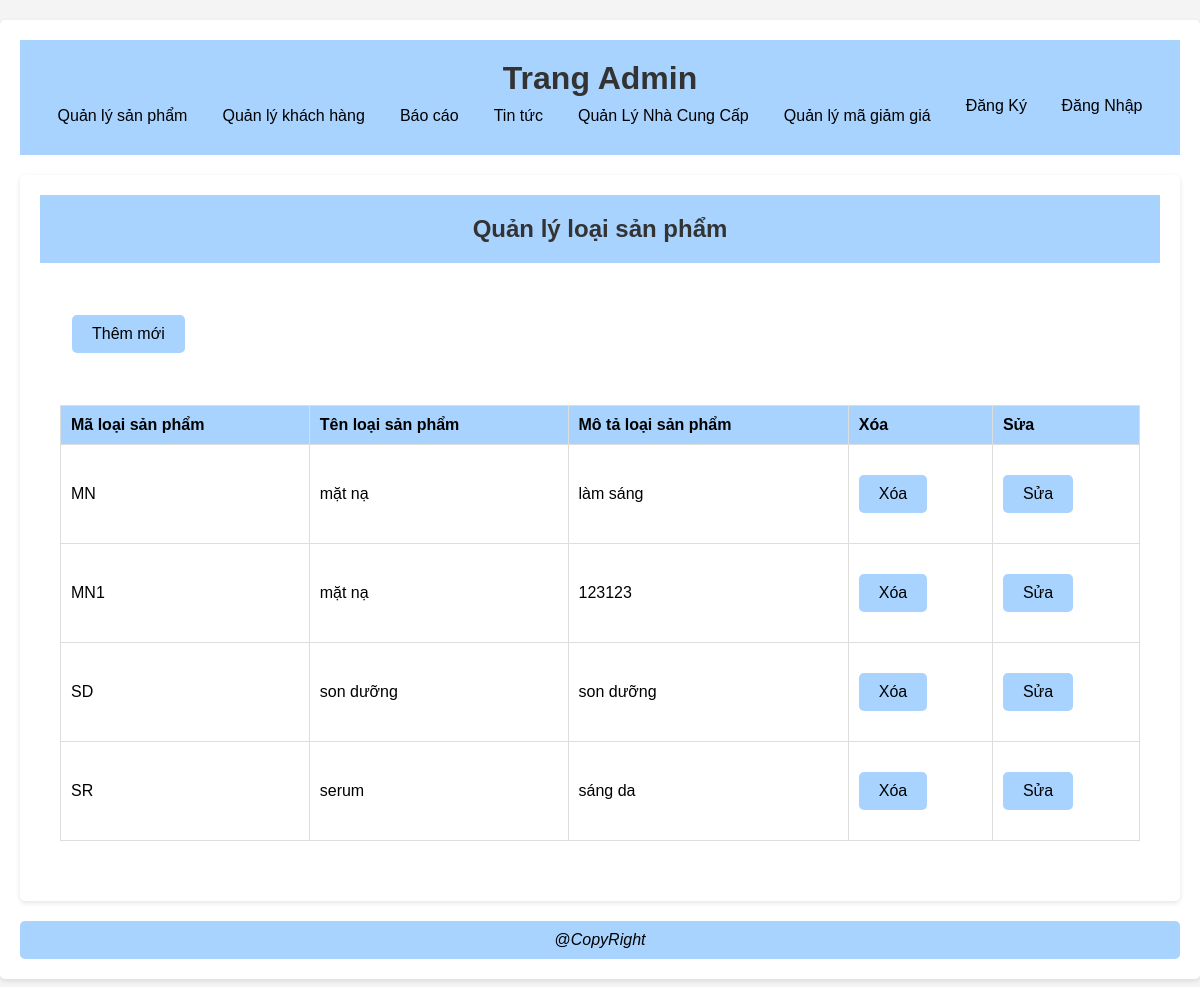
The page / on the database its author committed.
### tables this page shows
CREATE TABLE `adproducttype` (
  `Ma_loaisp` varchar(50) NOT NULL,
  `Ten_loaisp` varchar(50) NOT NULL,
  `Mota_loaisp` text NOT NULL
);

### mvc/core/Controller.php (called while the page is built, shortened)
<?php
class Controller{
    public function model($model){
        return new $model;
    }
    public function view($view, $data=[]){
        require_once "./mvc/views/".$view.".php";
    }
}
?>

### mvc/controllers/Admin.php (called while the page is built)
<?php
    class Admin extends Controller{
        public function getShow(){
            $AdProductType = $this->model("AdProductTypeModel");
            $this->view("AdminView", ["page"=>"AdProductType/AdProductType", "Adproducttype" => $AdProductType->showAdProductType()]);
        }
    }
?>

### mvc/core/App.php (called while the page is built, shortened)
<?php
class App{
    protected $action="getShow";
    function __construct(){
        $arr = $this->UrlProcess();
        $this->controller = new $this->controller;
        $this->params = $arr?array_values($arr):[];
        call_user_func_array([$this->controller, $this->action], $this->params );
    }
}
?>

### index.php (called while the page is built, shortened)
<?php
$myApp = new App();
?>

### mvc/core/DB.php (called while the page is built, shortened)
<?php
class DB {
    public function __construct(){
        $host = "localhost";
        $dbname = "website";
        $username = "root";
        $password = "";
        try {
            $this->con = new PDO("mysql:host=$host;dbname=$dbname", $username, $password);
        } catch (PDOException $e) {
            echo "Connection failed: " . $e->getMessage();
        }
    }
}

### mvc/models/AdProductTypeModel.php (called while the page is built, shortened)
<?php
class AdProductTypeModel extends DB {
    public function showAdProductType() : array {
        $sql = "SELECT * FROM adproducttype";
        $stm = $this->con->prepare($sql);
        $stm->execute();
        return $stm->fetchAll(PDO::FETCH_ASSOC);
    }
}

### mvc/views/AdminPages/AdProductType/AdProductType.php (the view, shortened to what this page needs)
<!DOCTYPE html>
<html lang="vi">
<head>
</head>
<body>
    <div class="main">
        <div class="admin-header">
            <h2>Quản lý loại sản phẩm</h2>
        </div>
        <div class="admin-content">
            <form action="<?php echo BASE_URL . 'AdProductType/add'; ?>" method="post">
                <table class="admin-form">
                    <tr>
                        <td>
                            <a href="<?php echo BASE_URL . 'AdProductType/add'; ?>" class="details-button">Thêm mới</a>
                        </td>
                    </tr>
                </table>
            </form>
            <table class="admin-table">
                <tr>
                    <th>Mã loại sản phẩm</th>
                    <th>Tên loại sản phẩm</th>
                    <th>Mô tả loại sản phẩm</th>
                    <th>Xóa</th>
                    <th>Sửa</th>
                </tr>
                <?php if (!empty($data["Adproducttype"])): ?>
                    <?php foreach ($data["Adproducttype"] as $r): ?>
                        <tr>
                            <td><?php echo $r['Ma_loaisp']; ?></td>
                            <td><?php echo $r['Ten_loaisp']; ?></td>
                            <td><?php echo $r['Mota_loaisp']; ?></td>
                            <td><a class="details-button" href="<?php echo BASE_URL . 'AdProductType/delete/' . $r['Ma_loaisp']; ?>">Xóa</a></td>
                            <td><a class="details-button" href="<?php echo BASE_URL . 'AdProductType/edit/' . $r['Ma_loaisp']; ?>">Sửa</a></td>
                        </tr>
                    <?php endforeach; ?>
                <?php else: ?>
                    <tr>
                        <td colspan="5">Không tìm thấy kết quả nào.</td>
                    </tr>
                <?php endif; ?>
            </table>
        </div>
    </div>
</body>
</html>

### public/styles/stylequantri.css (style rules this page uses)
* { margin: 0; padding: 0; box-sizing: border-box; }
body { font-family: Arial, sans-serif; background-color: #f4f4f4; margin: 0; padding: 0; }
.main { max-width: auto; margin: 20px auto; padding: 20px; background-color: white; border-radius: 5px; box-shadow: 0 2px 5px rgba(0, 0, 0, 0.1); }
.admin-content { padding: 20px; }
.admin-form { width: 100%; margin-bottom: 20px; }
.admin-form td { padding: 10px; }
.admin-table { width: 100%; border-collapse: collapse; margin-bottom: 20px; }
.admin-table th, .admin-table td { border: 1px solid #ddd; padding: 10px; text-align: left; }
.admin-table th { background-color: #a8d3ff; color: rgb(0, 0, 0); }
.admin-header { background-color: #a8d3ff; padding: 20px; text-align: center; color: white; }
form { display: flex; flex-direction: column; gap: 15px; }
h2 { text-align: center; color: #333; }
.details-button { display: inline-block; padding: 10px 20px; background-color: #a8d3ff; color: rgb(0, 0, 0); text-align: center; text-decoration: none; font-size: 16px; margin: 20px 0; border-radius: 5px; transition: background-color 0.3s, color 0.3s, border 0.3s; }

### rows shown on the page
adproducttype: Ma_loaisp "MN", Ten_loaisp "mặt nạ", Mota_loaisp "làm sáng"
adproducttype: Ma_loaisp "MN1", Ten_loaisp "mặt nạ", Mota_loaisp "123123"
adproducttype: Ma_loaisp "SD", Ten_loaisp "son dưỡng", Mota_loaisp "son dưỡng"
adproducttype: Ma_loaisp "SR", Ten_loaisp "serum", Mota_loaisp "sáng da"
